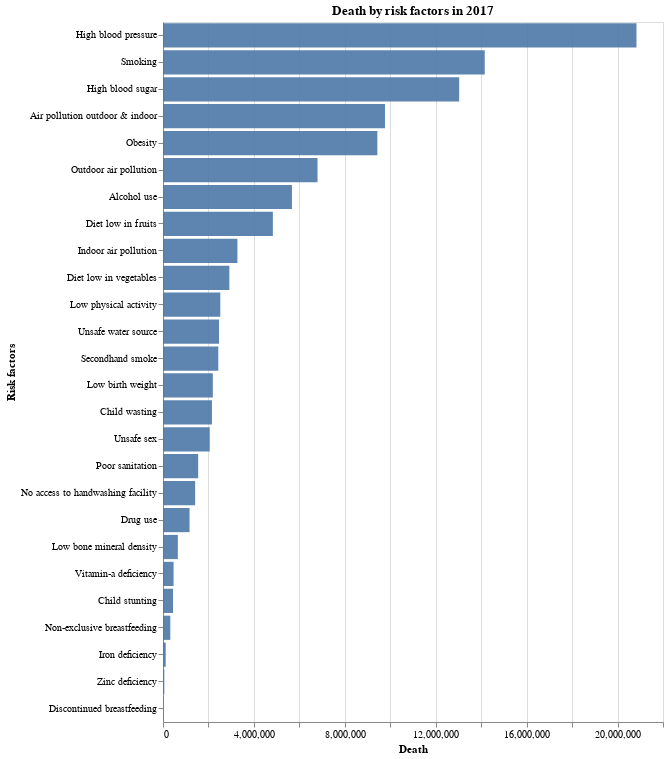

The code cell stored with this chart in its notebook:
### Code cell
bar_chart

### Figure 1 — Vega-Lite specification as saved in the notebook (floating-point values rounded to 4 significant figures)
{"$schema": "https://vega.github.io/schema/vega-lite/v3.4.0.json", "config": {"mark": {"tooltip": null}, "view": {"height": 300, "width": 400}}, "data": {"name": "data-8eeced3f487cb972cb2640587bfef5e6"}, "datasets": {"data-8eeced3f487cb972cb2640587bfef5e6": [{"Death": 20830000.0, "Risk_factors": "High blood pressure", "Year": 395332}, {"Death": 14160000.0, "Risk_factors": "Smoking", "Year": 395332}, {"Death": 13030000.0, "Risk_factors": "High blood sugar", "Year": 395332}, {"Death": 9767000.0, "Risk_factors": "Air pollution outdoor & indoor", "Year": 395332}, {"Death": 9431000.0, "Risk_factors": "Obesity", "Year": 395332}, {"Death": 6799000.0, "Risk_factors": "Outdoor air pollution", "Year": 395332}, {"Death": 5673000.0, "Risk_factors": "Alcohol use", "Year": 395332}, {"Death": 4834000.0, "Risk_factors": "Diet low in fruits", "Year": 395332}, {"Death": 3275000.0, "Risk_factors": "Indoor air pollution", "Year": 395332}, {"Death": 2919000.0, "Risk_factors": "Diet low in vegetables", "Year": 395332}, {"Death": 2521000.0, "Risk_factors": "Low physical activity", "Year": 395332}, {"Death": 2464000.0, "Risk_factors": "Unsafe water source", "Year": 395332}, {"Death": 2433000.0, "Risk_factors": "Secondhand smoke", "Year": 395332}, {"Death": 2193000.0, "Risk_factors": "Low birth weight", "Year": 395332}, {"Death": 2153000.0, "Risk_factors": "Child wasting", "Year": 395332}, {"Death": 2055000.0, "Risk_factors": "Unsafe sex", "Year": 395332}, {"Death": 1548000.0, "Risk_factors": "Poor sanitation", "Year": 395332}, {"Death": 1414000.0, "Risk_factors": "No access to handwashing facility", "Year": 395332}, {"Death": 1168000.0, "Risk_factors": "Drug use", "Year": 395332}, {"Death": 653300.0, "Risk_factors": "Low bone mineral density", "Year": 395332}, {"Death": 465400.0, "Risk_factors": "Vitamin-a deficiency", "Year": 395332}, {"Death": 441200.0, "Risk_factors": "Child stunting", "Year": 395332}, {"Death": 321800.0, "Risk_factors": "Non-exclusive breastfeeding", "Year": 395332}, {"Death": 119700.0, "Risk_factors": "Iron deficiency", "Year": 395332}, {"Death": 57170.0, "Risk_factors": "Zinc deficiency", "Year": 395332}, {"Death": 20010.0, "Risk_factors": "Discontinued breastfeeding", "Year": 395332}]}, "encoding": {"opacity": {"condition": {"selection": "selector013", "value": 0.9}, "value": 0.2}, "tooltip": [{"field": "Risk_factors", "type": "nominal"}, {"field": "Death", "type": "quantitative"}], "x": {"field": "Death", "title": "Death", "type": "quantitative"}, "y": {"field": "Risk_factors", "sort": {"field": "death", "op": "mean", "order": "ascending"}, "title": "Risk factors", "type": "nominal"}}, "height": 700, "mark": "bar", "selection": {"selector013": {"type": "single"}}, "title": "Death by risk factors in 2017", "width": 500}
